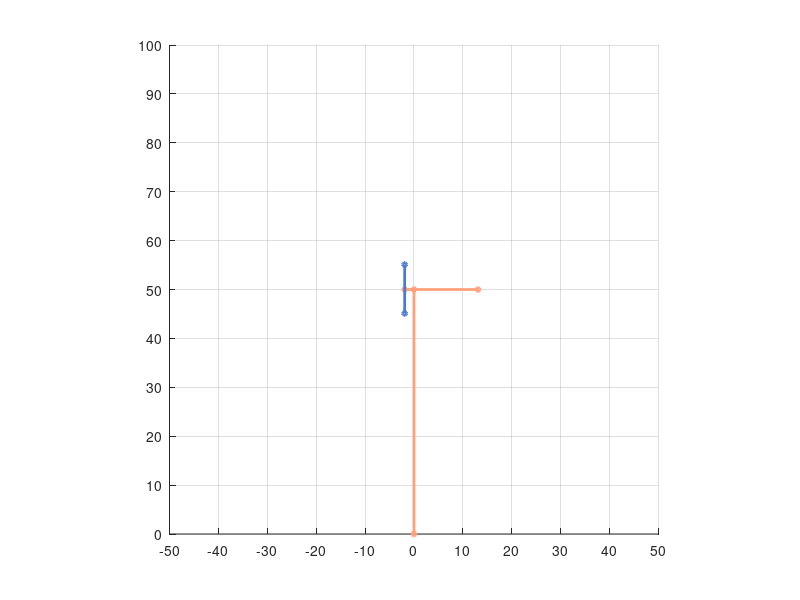

Here is the MATLAB script that generated this plot: (Note: this script raises an error after producing the figure.)
clear;
opt=figure('name','shaper','color','White');
axis equal;
grid on;
hold on;
axis([-50,50,0,100]);
set(gca,'xtick',-50:10:50);
set(gca,'ytick',0:10:100);

l1=15;
l2=10;
% lam=3/11;
% miu=0.48902;
lam=0.1272;
miu=0.49;
theta1=0;
theta20=pi/2;
theta2=0+theta20;

unit_1=[cos(theta1) sin(theta1)]';
unit_2=[cos(theta2) sin(theta2)]';
%%
bar0=plot([0 0],[50,0],'o-','Color','#FFA07A','linewidth',2,'Markersize',3);
link1=[[0;50;]-unit_1*lam*l1 [0;50;]+unit_1*(1-lam)*l1];
bar1=plot(link1(1,:),link1(2,:),'o-','Color','#FFA07A','linewidth',2,'Markersize',3);

link2=[[0;50;]-unit_1*lam*l1-unit_2*miu*l2 [0;50;]-unit_1*lam*l1+unit_2*(1-miu)*l2];
bar2=plot(link2(1,:),link2(2,:),'o-','Color','#4C7AD0','linewidth',2,'Markersize',3);

%%
tmax=50;
[t_stop,t, X, Earray,E_pit] = endtime6101(lam,miu,tmax);
myObj = VideoWriter('R&R');
writerObj.FrameRate = 200;
open(myObj);


E0=Earray(1);
[t_stop E_pit E0]
length=800;
tarray=linspace(0,tmax,length);
for i=1:length
    theta1=interp1(t,X(:,1),tarray(i),"spline");
    theta2=interp1(t,X(:,2),tarray(i),"spline")+theta20;
%     theta1=X(i,1);
%     theta2=X(i,2)+theta20;
    unit_1=[cos(theta1) sin(theta1)]';
    unit_2=[cos(theta2) sin(theta2)]';

    link1=[[0;50;]-unit_1*lam*l1 [0;50;]+unit_1*(1-lam)*l1];
    link2=[[0;50;]-unit_1*lam*l1-unit_2*miu*l2 [0;50;]-unit_1*lam*l1+unit_2*(1-miu)*l2];

    set(bar1,'xdata',link1(1,:),'ydata',link1(2,:));   
    set(bar2,'xdata',link2(1,:),'ydata',link2(2,:));

    set(gcf,'doublebuffer','on');
    pause(0.01);
    drawnow;
    
    Frame0 = getframe;    
    writeVideo(myObj,Frame0);
end
close(myObj);


